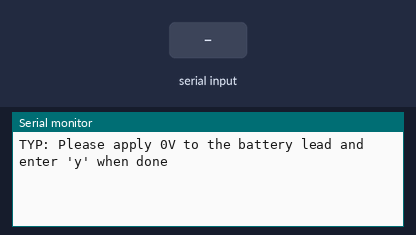
Bench run of a sketch on a simulated Arduino Uno, built with avr-gcc and run on an emulated ATmega328P. Shown: the last lines printed to the serial monitor. Inputs (shaded band) come from the test bench.

Above: at 1.2 s.
1.3 s: "y" received over Serial
At 1.37 s:
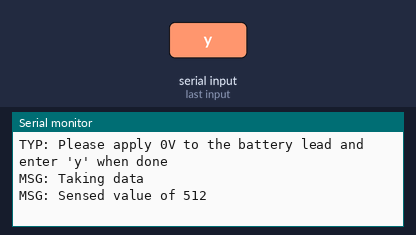
2.8 s: "1" received over Serial
At 3.5 s:
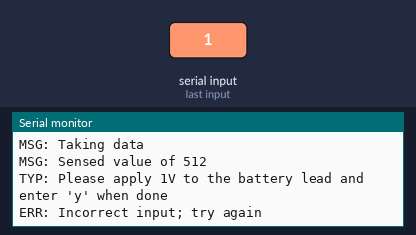

Measured:
- after the input at 1.3 s, the serial monitor: prints a new line at once (image 1)
- after the input at 2.8 s, the serial monitor: prints a new line at once (image 2)

The sketch:

v_sense_calibrate.ino
```cpp
/***********************************************************************
 * Voltage Sensor Calibration
 * Fundamentals of Robotics Team Koi Fish
 * Connor Novak
 * V 1.0
 **********************************************************************/
#define VOLTAGE_METER_PIN A0

// Declare data storage arrays
int sensor_vals[10];
int voltage_vals[] = {0, 1, 2, 3, 4, 5, 6, 7, 8, 9};

void setup() { //----------S----------S----------S----------S----------S

  //Open serial comms
  Serial.begin(9600);

}

void loop() { //----------L----------L----------L----------L----------L

  // Loop over every voltage in voltage_vals
  for (int v = 0; v < sizeof(voltage_vals)/sizeof(int); v++) {

    // store dataCollect() result in data array
    sensor_vals[v] = dataCollect(voltage_vals[v], VOLTAGE_METER_PIN);

  }
  // Print out results to serial port
  Serial.print("MSG: Voltage data - ");
  printArray(voltage_vals, sizeof(voltage_vals)/sizeof(int));
  Serial.print("MSG: Sensor data - ");
  printArray(sensor_vals, sizeof(sensor_vals)/sizeof(int));

  // enter while loop so as not to re-run program
  while(true) {
    delay(10);
  }

}

//----------F----------F----------F----------F----------F----------F

/*
 * function dataCollect()
 * DESC: collects and returns sensor reading at given voltage
 * ARGS: int voltage value, byte sensor pin
 * RTNS: data value
 */
int dataCollect(int voltage, byte pin) {

  //Prompt user to input specified voltage
  Serial.print("TYP: Please apply ");
  Serial.print(voltage);
  Serial.println("V to the battery lead and enter 'y' when done");

  bool user_data_received = false;

  // loop until user presses y-key (ASCII 121)
  while (!user_data_received) {
    if (Serial.available()) {
      if (Serial.read() == 121) {
        Serial.println("MSG: Taking data");
        user_data_received = true;
      }
      else {
        Serial.println("ERR: Incorrect input; try again");
      }
    }
  }

  // take sensor value
  int value = analogRead(VOLTAGE_METER_PIN);
  delay(50);

  // return sensor value
  Serial.print("MSG: Sensed value of ");
  Serial.println(value);
  return value;
}


/*
 * function printArray()
 * DESC: prints given array
 * ARGS: integer array to print, integer length of array
 * RTNS: none
 */
void printArray(int to_print[], int print_len) {

  // Loop over items in array
  for (int i = 0; i < print_len; i++) {

    //Print new entry
    Serial.print(to_print[i]);

    // Print comma if appropriate
    if (i < print_len - 1) {
      Serial.print(", ");
    }
  }

  // Print newline character
  Serial.println(" ");
}
```
